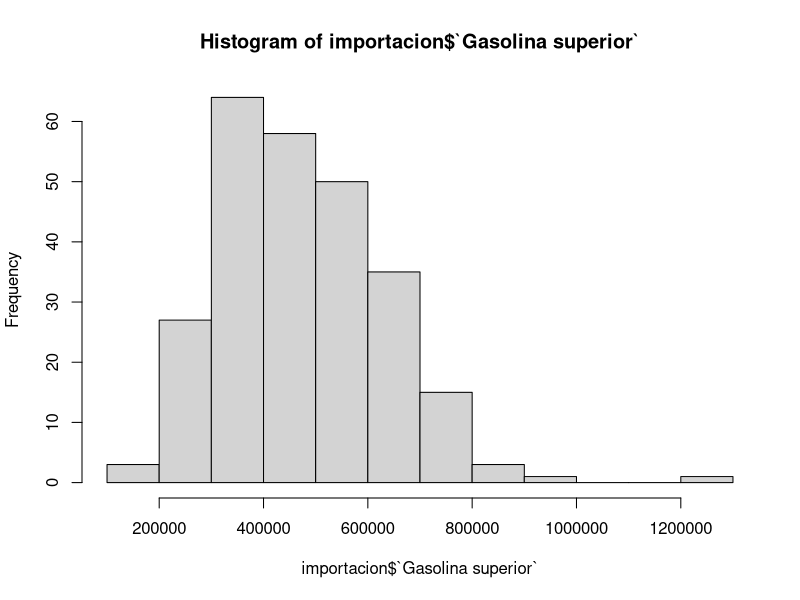
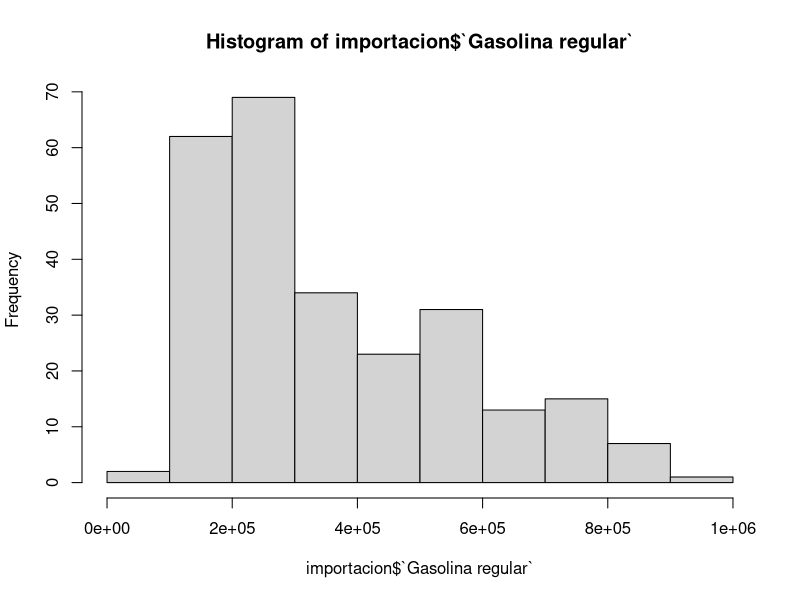
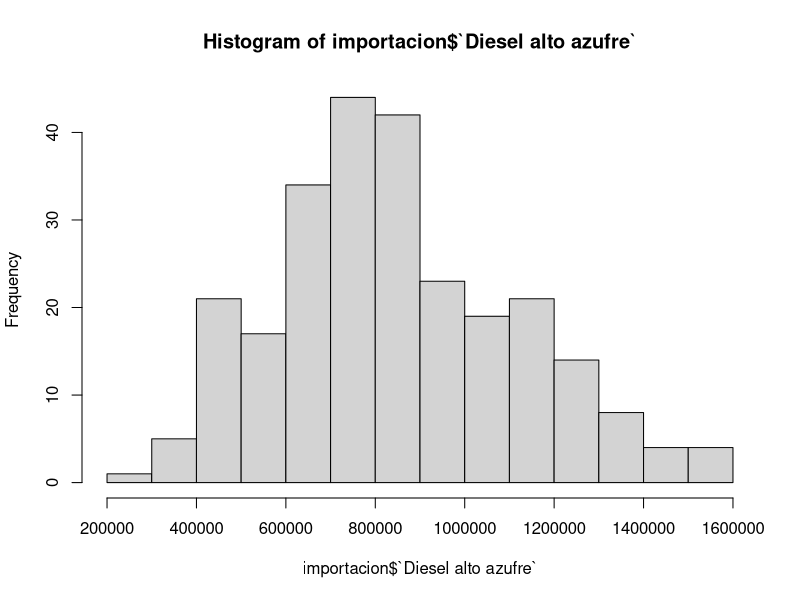
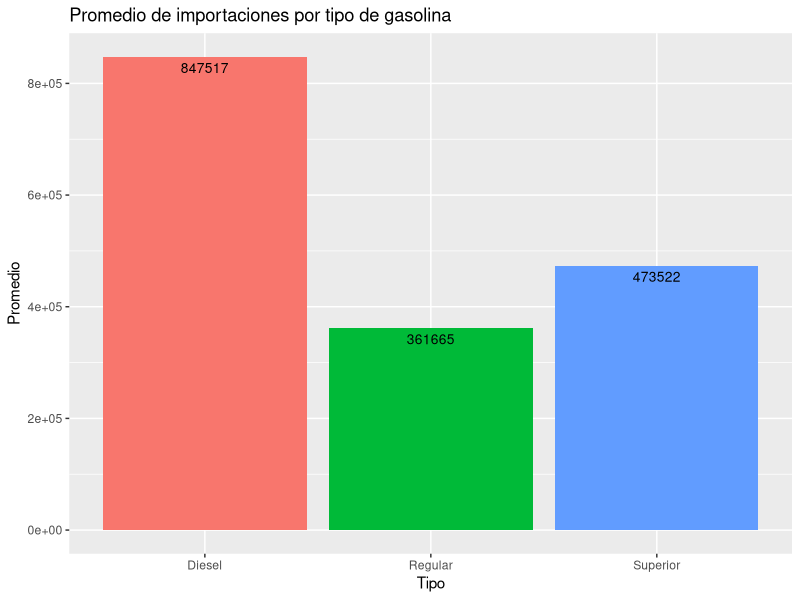
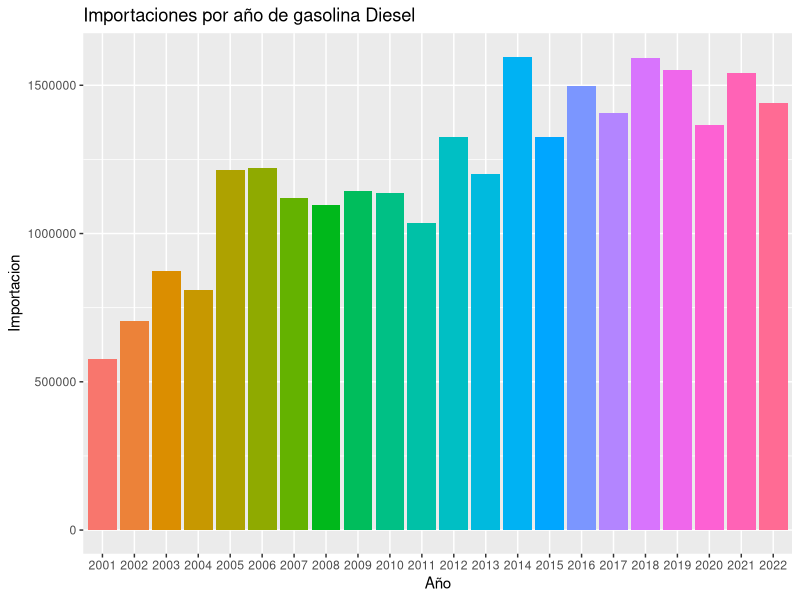
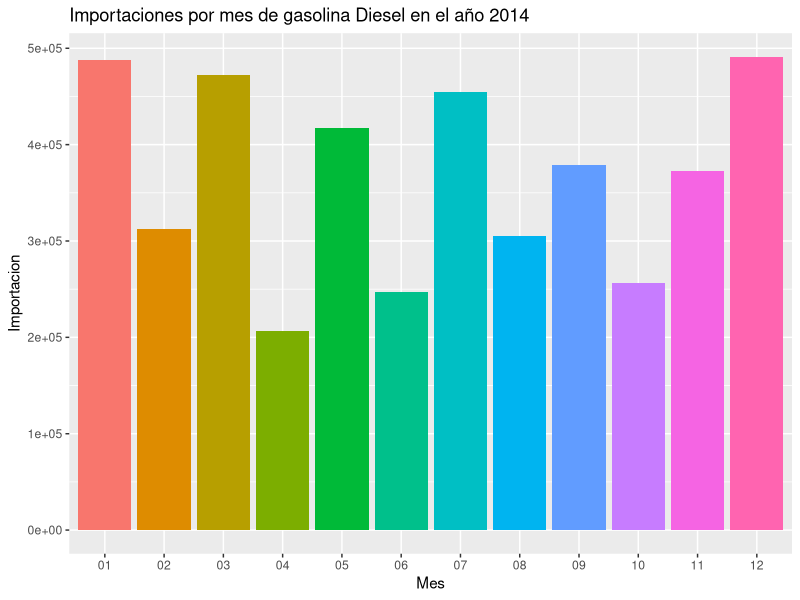
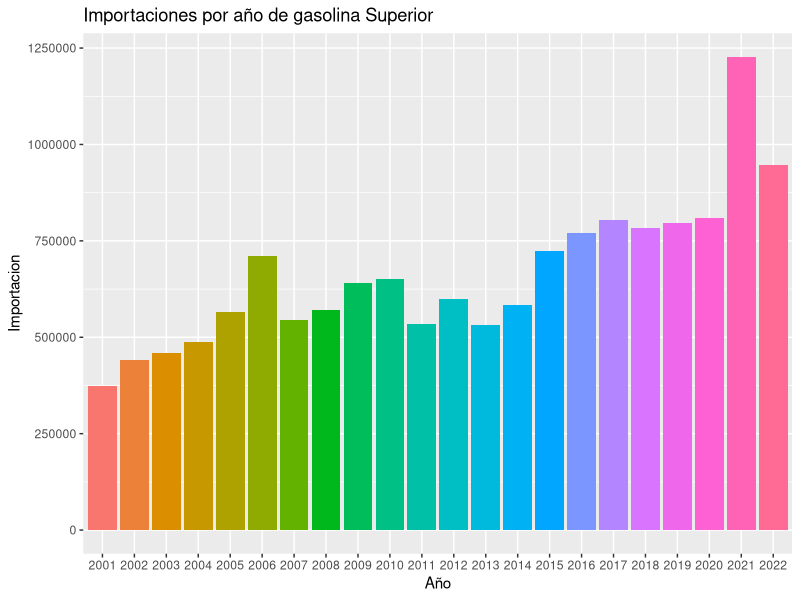
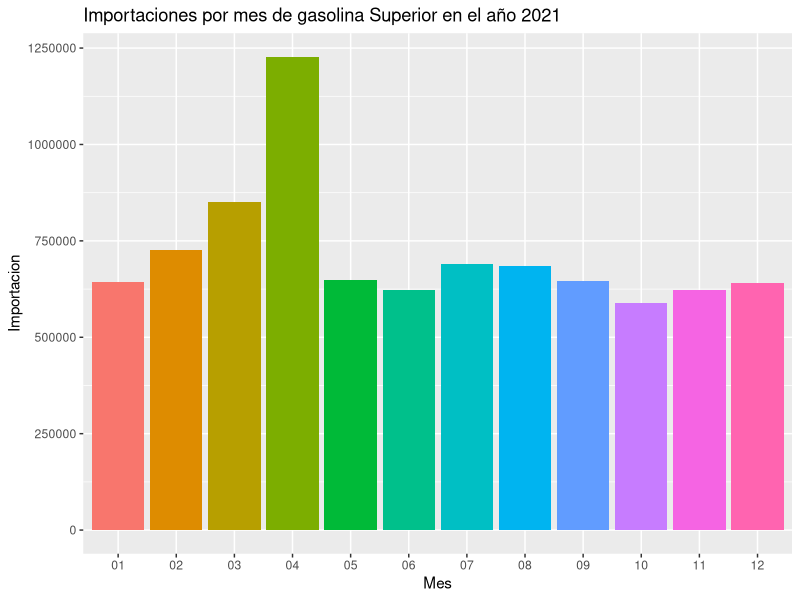

The R source for these figures, in order:
## ---- chunk 1
knitr::opts_chunk$set(echo = TRUE)
## ---- chunk 2
# libreria
library("readxl")
library(ggplot2)

# xls files
importacion <- read_excel("importacion.xlsx")
importacion$Fecha<-as.Date(importacion$Fecha, "%Y/%m/%d")
## ---- chunk 3

str(importacion)
## ---- chunk 4
hist(x = importacion$`Gasolina superior`)

## ---- chunk 5
hist(x = importacion$`Gasolina regular`)

## ---- chunk 6
hist(x = importacion$`Diesel alto azufre`)

## ---- chunk 7

superior <- importacion[order(-importacion$`Gasolina superior`),]
superior<- head(superior,10)
superior<- superior[,1:2]
superior


## ---- chunk 8
inferior <- importacion[order(importacion$`Gasolina superior`),]
inferior<- head(inferior,10)
inferior<- inferior[,1:2]
inferior
## ---- chunk 9

dieselImpo <- importacion[order(-importacion$`Diesel alto azufre`),]
dieselImpo<- head(dieselImpo,10)
dieselImpo<- dieselImpo[c('Fecha','Diesel alto azufre')]
dieselImpo

## ---- chunk 10
diesel_menor_impor <- importacion[order(importacion$`Diesel alto azufre`),]
diesel_menor_impor<- head(diesel_menor_impor,10)
diesel_menor_impor<- diesel_menor_impor[c('Fecha','Diesel alto azufre')]
diesel_menor_impor
## ---- chunk 11
regular_impo <- importacion[order(-importacion$`Gasolina regular`),]
regular_impo<- head(regular_impo,10)
regular_impo<- regular_impo[c('Fecha','Gasolina regular')]
regular_impo
## ---- chunk 12
regular_impo_menor <- importacion[order(importacion$`Gasolina regular`),]
regular_impo_menor<- head(regular_impo_menor,10)
regular_impo_menor<- regular_impo_menor[c('Fecha','Gasolina regular')]
regular_impo_menor
## ---- chunk 13
ask1<-data.frame(Tipo=c('Superior','Regular','Diesel'),
                 Promedio=c(mean(importacion$`Gasolina superior`),mean(importacion$`Gasolina regular`),mean(importacion$`Diesel alto azufre`)))

ask1_chart<-ggplot(data=ask1, aes(x=Tipo, y=Promedio, fill=Tipo)) +
  geom_bar(stat="identity", position=position_dodge())+
  geom_text(aes(label=as.integer(Promedio)), vjust=1.6, color="black",
            position = position_dodge(0.9), size=3.5)+
  labs(title="Promedio de importaciones por tipo de gasolina", y="Promedio")+
  theme(legend.position="none")


ask1_chart
## ---- chunk 14
chart_diesel<-ggplot(importacion, aes(x = format(importacion$Fecha, format='%Y'), y = importacion$`Diesel alto azufre`, fill =format(importacion$Fecha, format='%Y') )) +
  geom_bar(stat = "identity",position=position_dodge())+labs(title="Importaciones por año de gasolina Diesel", y="Importacion" , x='Año')+
  theme(legend.position="none")

mes_2014<-subset(importacion,Fecha<'2015-01-01' & Fecha>'2013-12-31')


chart_diesel_mes<-ggplot(mes_2014, aes(x = format(mes_2014$Fecha, format='%m'), y = mes_2014$`Gasolina regular`, fill =format(mes_2014$Fecha, format='%m') )) +
  geom_bar(stat = "identity",position=position_dodge())+labs(title="Importaciones por mes de gasolina Diesel en el año 2014", y="Importacion" , x='Mes')+
  theme(legend.position="none")

chart_diesel

## ---- chunk 15
chart_diesel_mes
## ---- chunk 16
chart_superior<-ggplot(importacion, aes(x = format(importacion$Fecha, format='%Y'), y = importacion$`Gasolina superior`, fill =format(importacion$Fecha, format='%Y') )) +
  geom_bar(stat = "identity",position=position_dodge())+labs(title="Importaciones por año de gasolina Superior", y="Importacion" , x='Año')+
  theme(legend.position="none")
#2021 Fue el año con mas importaciones
#Vemos a detalle que paso en ese año


mes_2021<-subset(importacion,Fecha<'2022-01-01' & Fecha>'2020-12-31')


chart_superior_mes<-ggplot(mes_2021, aes(x = format(mes_2021$Fecha, format='%m'), y = mes_2021$`Gasolina superior`, fill =format(mes_2021$Fecha, format='%m') )) +
  geom_bar(stat = "identity",position=position_dodge())+labs(title="Importaciones por mes de gasolina Superior en el año 2021", y="Importacion" , x='Mes')+
  theme(legend.position="none")
chart_superior
## ---- chunk 17
chart_superior_mes
## ---- chunk 18
chart_regular<-ggplot(importacion, aes(x = format(importacion$Fecha, format='%Y'), y = importacion$`Gasolina regular`, fill =format(importacion$Fecha, format='%Y') )) +
  geom_bar(stat = "identity",position=position_dodge())+labs(title="Importaciones por año de gasolina Regular", y="Importacion" , x='Año')+
  theme(legend.position="none")

mes_2022<-subset(importacion,Fecha>'2021-12-31')

chart_regular_mes<-ggplot(mes_2022, aes(x = format(mes_2022$Fecha, format='%m'), y = mes_2022$`Gasolina regular`, fill =format(mes_2022$Fecha, format='%m') )) +
  geom_bar(stat = "identity",position=position_dodge())+labs(title="Importaciones por mes de gasolina Regular en el año 2022", y="Importacion" , x='Mes')+
  theme(legend.position="none")
chart_regular

## ---- chunk 19
chart_regular_mes
